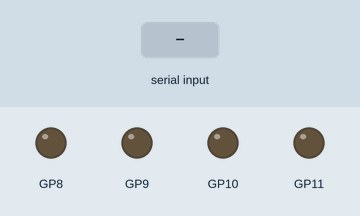
Simulated run of this sketch. Board: Raspberry Pi Pico. On the bench: output pins drawn as LEDs (lit = HIGH). The test bench sets the inputs (shaded band).

Above: at 3.2 s.
3.3 s: "90,45\n" received over the second serial link
At 3.8 s:
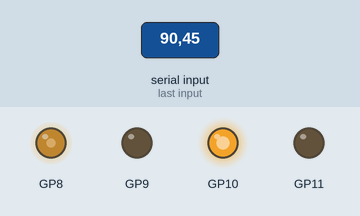
6.3 s: "30,150\n" received over the second serial link
At 7.3 s:
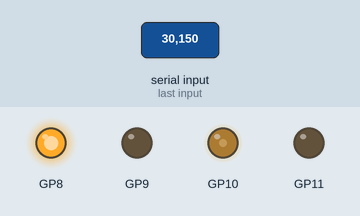
9.3 s: "5\n" received over the second serial link
At 11.5 s:
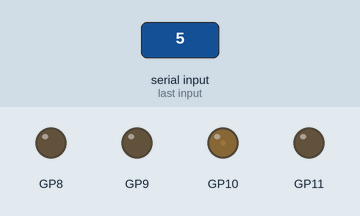
11.8 s: "90\n" received over the second serial link
At 13.5 s:
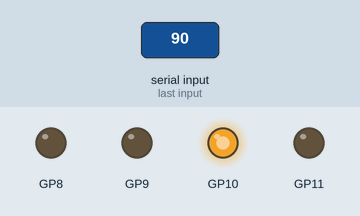
Timing chart, 0 to 15.0 s (numbered marks = the images above; inputs shaded):
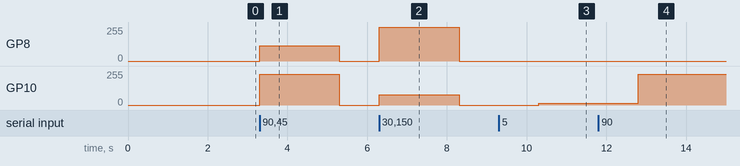

The sketch:

line_trace_pi_cam.ino
```cpp
// map function that constrains bad input
// value, origional range, modified range
int cmap(int val, int olow, int ohigh, int mlow, int mhigh) {
  return constrain(map(val, olow, ohigh, mlow, mhigh), mlow, mhigh);
}

// struct to make motor control easier
struct Motor {
  uint8_t fpin;                             //fwd pin
  uint8_t rpin;                             //reverse pin
  void speed(int val);                      //function setting speed
} leftmotor{ 10, 11 }, rightmotor{ 8, 9 };  // init right away

// speed function for setting motor speed
void Motor::speed(int val) {
  int map_speed = cmap(abs(val), 0, 100, 0, 255);
  // check if its forward or reverse
  if (val > 0) {
    analogWrite(fpin, map_speed);
    analogWrite(rpin, 0);
  } else {
    analogWrite(fpin, 0);
    analogWrite(rpin, map_speed);
  }
}


void setup() {
  // Serial1 is UART0:
  Serial1.setRX(17);         // UART0 RX GP1
  Serial1.setTX(16);         // UART0 TX GP1
  Serial1.setFIFOSize(128);  // optional... for larger messages
  Serial1.begin(9600);

  for (int i = 8; i <= 11; i++)
    pinMode(i, OUTPUT);

  //Serial.begin(9600);  // This is the Serial USB (send to serial monitor)
  delay(2000);
  //while(!Serial);                      // wait until Serial Monitor connects

  //Serial.println("Enter some text:");  // Prompt user for some text
  //while (!Serial.available()){}        // wait for it

  //while (Serial.available()){          // Get the text byte by byte and send to Raspberry PI
  //  Serial1.print((char) Serial.read());
  //}
  Serial1.print('s');
}

void loop() {
  /*
  while(Serial1.available()){              // if PI  responded
    char received_val = Serial1.read(); // get byte
    Serial.print(received_val);         // print out byte in Serial Monitor
    Serial1.print(received_val);        // send byte back to PI
  }
  delay(10);                           // let's slow things down so we humans can read it
  */

  // read in the motor speed commands
  char buf[100];
  if (Serial1.available()) {

    /*
    delay(10);
    Serial.print(".available -> ");
    Serial.println(Serial1.available());
    int i = 0;
    */

    // READING IT THE OLD FASHIONED WAY
    /*
    while (Serial1.available()) {
      Serial.print("inside loop .available -> ");
      Serial.println(Serial1.available());
      buf[i] = Serial1.read();
      i++;
    }
    buf[i] = '\0';

    Serial.print("Size of buf: ");
    Serial.println(strlen(buf));
    Serial.print("Received String: ");
    Serial.println(buf);

    */

    // READ STRING UNTIL METHOD
    //String s = Serial.readStringUntil('x');


    // Parse int method
    /*
    int values[4];
    for(int i = 0; i < 4; i++){
      values[i] = Serial1.parseInt();
    }

    Serial.print("Parsed integers: ");
    for(int i = 0; i < 4; i++){
      Serial.print(values[i]);
      Serial.print(" ");
    }
    */

    int values[2];
    for(int i = 0; i < 2; i++){
      values[i] = Serial1.parseInt();
    }
    //Serial.printf("Left: %3d\tRight: %3d\n", values[0], values[1]);


    leftmotor.speed(values[0]);
    rightmotor.speed(values[1]);


    //Serial.println("\n");
  }
}
```

Measured:
- after the input at 3.3 s, GP8: 0/255 → 114/255 at once, → 0/255 2.0 s later; GP10: 0/255 → 229/255 at once, → 0/255 2.0 s later
- after the input at 6.3 s, GP8: 0/255 → 255/255 at once, → 0/255 2.0 s later; GP10: 0/255 → 76/255 at once, → 0/255 2.0 s later
- after the input at 9.3 s, GP10: 0/255 → 12/255 after 1.0 s
- after the input at 11.8 s, GP10: 12/255 → 229/255 after 1.0 s
